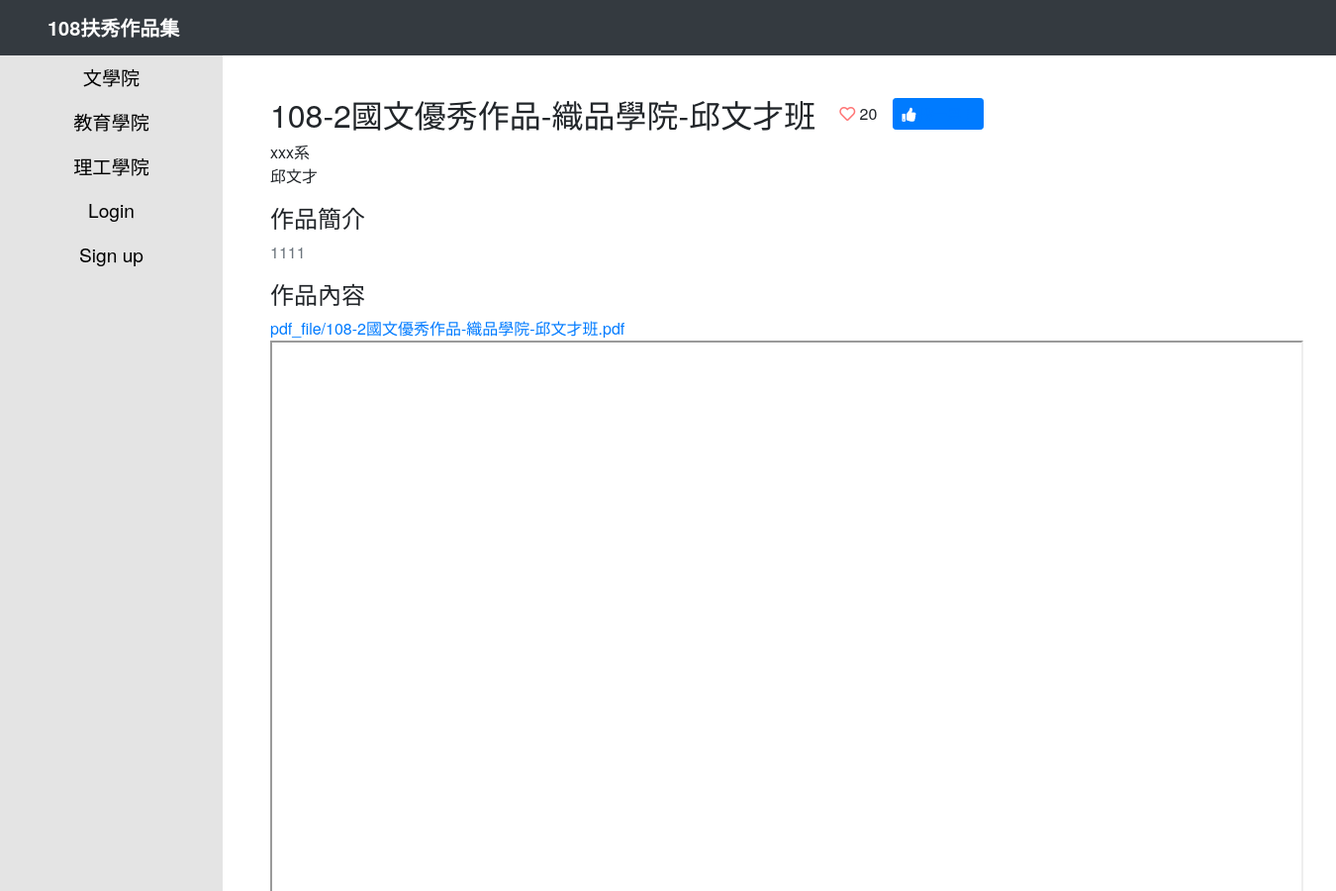
Page /portfolios/1/ (upper part) on the earlier database version.
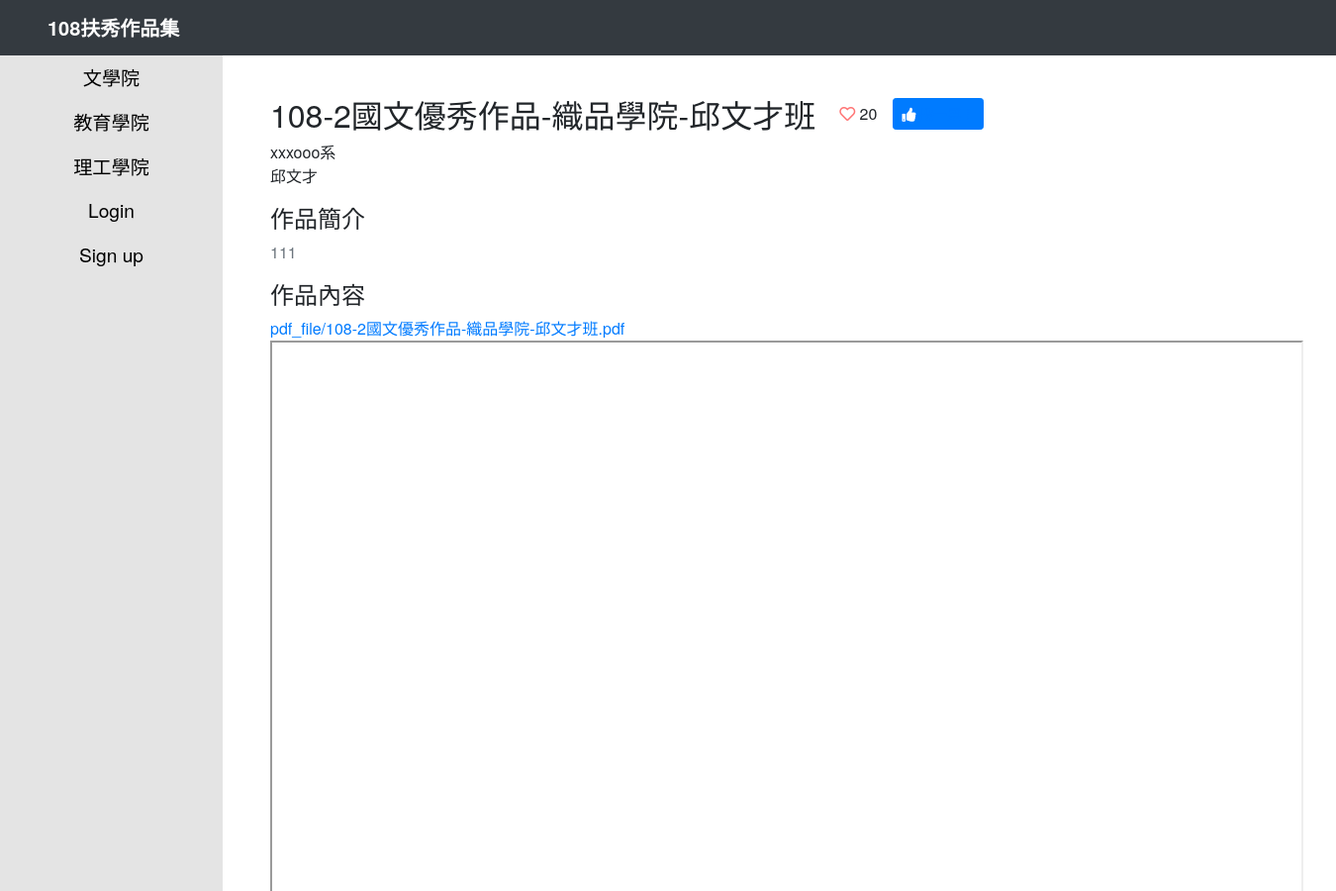
Same page on the later database version.
### portfolios/models.py (models this page shows, shortened)
class Work(models.Model):
	title = models.CharField(max_length=200)
	author = models.CharField(max_length=200)
	work_college = models.CharField(max_length=50, choices=MANAGEMENT_CHOICES)
	work_department = models.CharField(max_length=200)
	description = models.TextField()
	pdf_file = models.FileField(upload_to='pdf_file', blank=True)
	video_url = models.URLField(max_length=200, blank=True)
	created_date = models.DateTimeField(default=timezone.now)
	class Meta:
		ordering = ('-created_date',)

### portfolios/views.py (the view)
# urls.py: path('<int:choiceText_id>/', views.detail, name='detail'),
def detail(request, choiceText_id):
	work = get_object_or_404(Work, pk=choiceText_id)
	print('送出後，就無法修改投票囉！')
	return render(request, 'portfolios/article.html', {'work': work})

### templates/portfolios/article.html (shortened to what this page needs)
{% extends "layout/base.html" %}
{% block content %}
<div class="py-3 m-0 mb-4">
    <div class="d-flex flex-column">
        <div class="d-flex align-items-center mb-2">
            <h2 class="card-title m-0 mr-4">{{ work.title }}</h2>
            <span class="mr-3"><i class="far fa-heart"></i> 20</span>
            <button class="btn btn-primary btn-sm plus-one-btn"><i class="fas fa-thumbs-up"></i><a href="{% url 'portfolios:vote' work.id %}"> 投一票！</a></button>
        </div>
        <p class="card-text">
            {{ work.work_department }} <br/>
            {{ work.author }}
        </p>
        <h4>作品簡介</h4>
        <p class="text-muted">
            {{ work.description }}
        </p>
        <h4>作品內容</h4>
        <a href="{{ work.pdf_file.url }}" target="_blank">{{ work.pdf_file }}</a>
        <iframe src="{{ work.pdf_file.url }}" width="100%" height="700px"></iframe>
    </div>
</div>
{% endblock %}

Differences in the rows shown:
changed Work "108-2國文優秀作品-織品學院-邱文才班": work_department "xxx系" → "xxxooo系"; description "1111" → "111"
